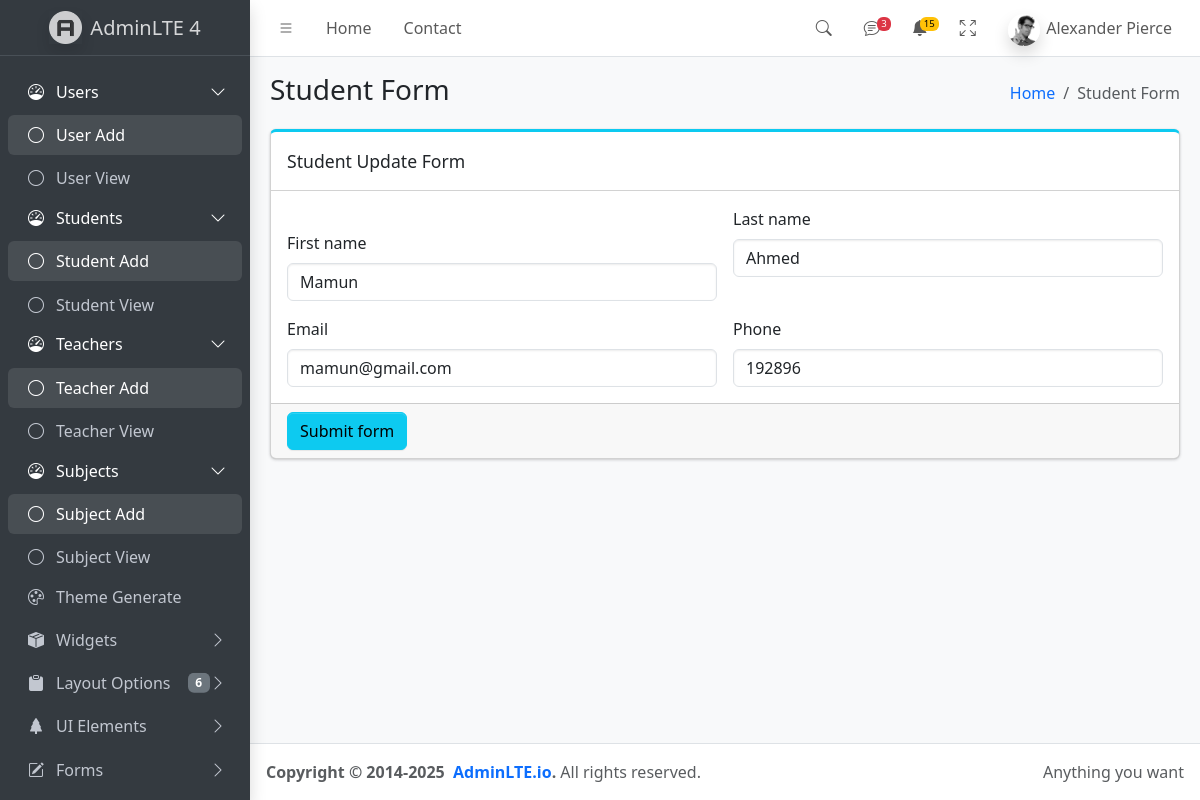
The app's page /student_update_form.php?up_id=1 with its own data.
### tables this page shows
CREATE TABLE `students` (
  `id` int(11) NOT NULL,
  `first_name` varchar(200) DEFAULT NULL,
  `last_name` varchar(100) DEFAULT NULL,
  `gender_id` int(10) DEFAULT NULL,
  `date_of_birth` date DEFAULT NULL,
  `roll` int(50) DEFAULT NULL,
  `blood_grop_id` int(10) DEFAULT NULL,
  `religion_id` int(10) DEFAULT NULL,
  `email` varchar(250) DEFAULT NULL,
  `class_id` int(50) DEFAULT NULL,
  `section_id` int(10) DEFAULT NULL,
  `admission_id` int(100) DEFAULT NULL,
  `phone` int(20) DEFAULT NULL,
  `short_bio` varchar(300) DEFAULT NULL,
  `inserted_by` int(20) DEFAULT NULL,
  `insert_date` timestamp NOT NULL DEFAULT current_timestamp() ON UPDATE current_timestamp(),
  `updated_by` int(20) DEFAULT NULL,
  `update_date` date DEFAULT NULL,
  `status_active` int(20) DEFAULT NULL,
  `is_deleted` int(20) DEFAULT NULL
);

### student_update_form.php (the view, shortened to what this page needs)
<?php
    require('config.php');
    $id=$_GET["up_id"];
    $sql="select * from students where id=$id";
    $update=$db_conn->query($sql);
    $data=$update->fetch_assoc();
?>
  <?php require 'header.php'; ?>
  <?php
    require 'header_menu.php';
    require 'side_menu.php';
  ?>
  <main class="app-main">
      <div class="app-content-header">
          <div class="container-fluid">
              <div class="row">
                <div class="col-sm-6">
                  <h3 class="mb-0">Student Form</h3>
                </div>
                <div class="col-sm-6">
                    <ol class="breadcrumb float-sm-end">
                        <li class="breadcrumb-item"><a href="#">Home</a></li>
                        <li class="breadcrumb-item active" aria-current="page">Student Form</li>
                    </ol>
                </div>
              </div>
          </div>
      </div>
      <div class="app-content">
          <div class="container-fluid">
              <div class="row g-4">
                  <div class="col-md-12">
                      <div class="card card-info card-outline mb-4">
                          <div class="card-header">
                            <div class="card-title">Student Update Form</div>
                          </div>
                          <form class="needs-validation" novalidate action="student_update_controller.php" method="post">
                              <div class="card-body">
                                  <div class="row g-3">
                                      <div class="col-md-6">
                                        <label for="validationCustom01" class="form-label">First name</label>
                                          <input
                                            type="text"
                                            name="first_name"
                                            class="form-control"
                                            id="validationCustom01"
                                            value="<?php echo $data["first_name"]; ?>"
                                            required
                                          />
                                      </div>
                                      <div class="col-md-6">
                                        <label for="validationCustom02" class="form-label">Last name</label>
                                        <input
                                          type="text"
                                          name="last_name"
                                          class="form-control"
                                          id="validationCustom02"
                                          value="<?php echo $data["last_name"]; ?>"
                                          required
                                        />
                                      </div>
                                      <div class="col-md-6">
                                        <label for="validationCustom02" class="form-label">Email</label>
                                        <input
                                          type="email"
                                          name="email"
                                          class="form-control"
                                          id="validationCustom02"
                                          value="<?php echo $data["email"]; ?>"
                                          required
                                        />
                                      </div>
                                      <div class="col-md-6">
                                        <label for="validationCustom02" class="form-label">Phone</label>
                                        <input
                                          type="number"
                                          name="phone"
                                          class="form-control"
                                          id="validationCustom02"
                                          value="<?php echo $data["phone"]; ?>"
                                          required
                                        />
                                      </div>
                                  </div>
                              </div>
                              <div class="card-footer">
                                <button class="btn btn-info" type="submit">Submit form</button>
                              </div>
                          </form>
                      </div>
                  </div>
              </div>
          </div>
      </div>
  </main>
  <?php require 'footer.php'; ?>

### records on screen
students: first_name "Mamun", last_name "Ahmed", email "mamun@gmail.com", phone "192896"
